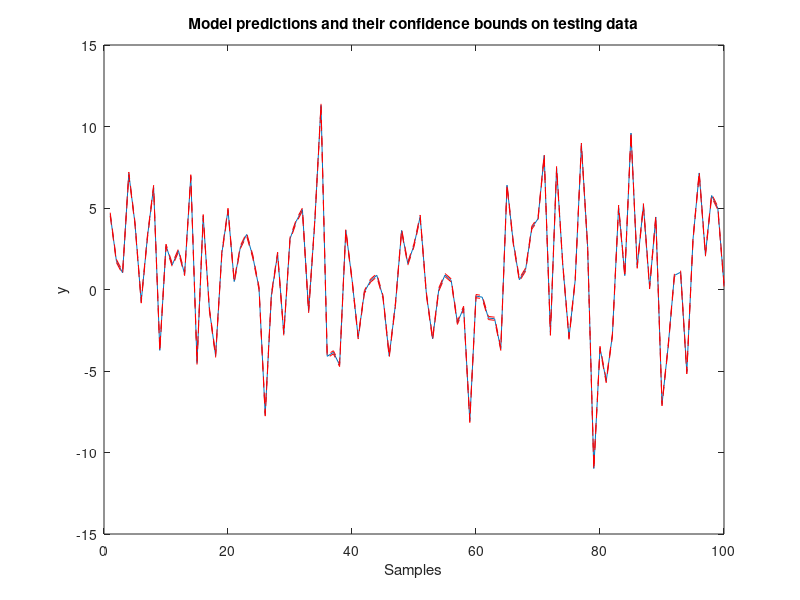
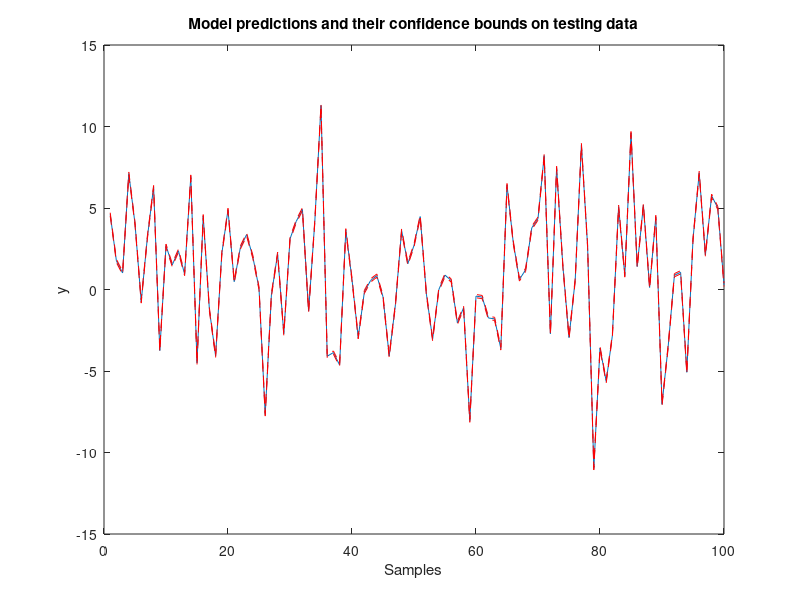

MATLAB code for these plots, in order:
%% Multiple linear reression modelling example 3 - hypothesis test, model 
% parameter confidence interval, and model prediction confidence interval
% in multiple linear regression 
clear all 
close all 
randn('seed',0);

%% Simulate model predictor variables and response variable

%generate 200x5 matrix of normal random numbers mean 0 sd 1
x=randn(200,5);
%define beta values 
B0=0;
B1=2;
B2=-3;
B3=1.5;
%generate exact response variable y=2.x1-3.x2+1.5.x3
y=B0+B1*x(:,1)+B2*x(:,2)+B3*x(:,3);
%add noise to predictor and response variables 
xn=x+0.01*randn(200,5);%add noise to predictor variables 
yn=y+0.02*randn(200,1);%add noise to output result 

%% Find constants for first second and third terms

%always include a beta 0 term
xn=[ones(200,1) xn]

%part2 MLR estimation of model parameters 
%MLR equation on slide 5 and 6 separated into two lines
c=inv(xn(1:100,:)'*xn(1:100,:)); %only use first half (1:100) as training data 
th =c*xn(1:100,:)'*yn(1:100);
yp1=xn(1:100,:)*th; %model predictor variable 
mse1=(yp1-yn(1:100))'*(yp1-yn(1:100))/(100-length(xn(1,:))); %mean squared error (100-5) is degrees of freedom (n-p) 

%part3 test if model parameters should be zero 
for i=1:length(xn(1,:))
    %calculate t ratio value for each beta term 
    t(i)=th(i)/(sqrt(mse1)*sqrt(c(i,i)));
end

%part 4 calculate the confidnce intervals for each variable 
for i=1:1:length(xn(1,:))
    th_lb(i,1)=th(i)-1.985*sqrt(mse1)*sqrt(c(i,i));
    th_ub(i,1)=th(i)+1.985*sqrt(mse1)*sqrt(c(i,i));
end 

%part5 calculate the model confidnce intervals for trainging and testing data
yp2=xn(101:200,:)*th;
for i=1:100
    yp1_lb(i,1)=yp1(i)-1.985*sqrt(mse1)*sqrt(1-xn(i,:)*c*xn(i,:)');
    yp1_ub(i,1)=yp1(i)+1.985*sqrt(mse1)*sqrt(1-xn(i,:)*c*xn(i,:)');
    yp2_lb(i,1)=yp2(i)-1.985*sqrt(mse1)*sqrt(1-xn(100+i,:)*c*xn(100+i,:)');
    yp2_ub(i,1)=yp2(i)+1.985*sqrt(mse1)*sqrt(1-xn(100+i,:)*c*xn(100+i,:)');
end

figure 
plot(yp2)
hold 
plot(yp2_lb,'r--')
plot(yp2_ub,'r--')
xlabel('Samples')
ylabel('y')
title('Model predictions and their confidence bounds on testing data')

%% Remove variable 4 and 5 and re run model 
clear t;
%remove last two terms 
xn=xn(:,1:4)

%part2 MLR estimation of model parameters 
%MLR equation on slide 5 and 6 separated into two lines
c=inv(xn(1:100,:)'*xn(1:100,:)); %only use first half (1:100) as training data 
th =c*xn(1:100,:)'*yn(1:100);
yp1=xn(1:100,:)*th; %model predictor variable 
mse1=(yp1-yn(1:100))'*(yp1-yn(1:100))/(100-5); %mean squared error (100-5) is degrees of freedom (n-p) 

%part3 test if model parameters should be zero 
for i=1:length(xn(1,:))
    %calculate t ratio value for each beta term 
    t(i)=th(i)/(sqrt(mse1)*sqrt(c(i,i)));
end

%part 4 calculate the confidnce intervals for each variable 
for i=1:1:length(xn(1,:))
    th_lb(i,1)=th(i)-1.985*sqrt(mse1)*sqrt(c(i,i));
    th_ub(i,1)=th(i)+1.985*sqrt(mse1)*sqrt(c(i,i));
end 

%part5 calculate the model confidnce intervals for trainging and testing data
yp2=xn(101:200,:)*th;
for i=1:100
    yp1_lb(i,1)=yp1(i)-1.985*sqrt(mse1)*sqrt(1-xn(i,:)*c*xn(i,:)');
    yp1_ub(i,1)=yp1(i)+1.985*sqrt(mse1)*sqrt(1-xn(i,:)*c*xn(i,:)');
    yp2_lb(i,1)=yp2(i)-1.985*sqrt(mse1)*sqrt(1-xn(100+i,:)*c*xn(100+i,:)');
    yp2_ub(i,1)=yp2(i)+1.985*sqrt(mse1)*sqrt(1-xn(100+i,:)*c*xn(100+i,:)');
end

figure 
plot(yp2)
hold 
plot(yp2_lb,'r--')
plot(yp2_ub,'r--')
xlabel('Samples')
ylabel('y')
title('Model predictions and their confidence bounds on testing data')
